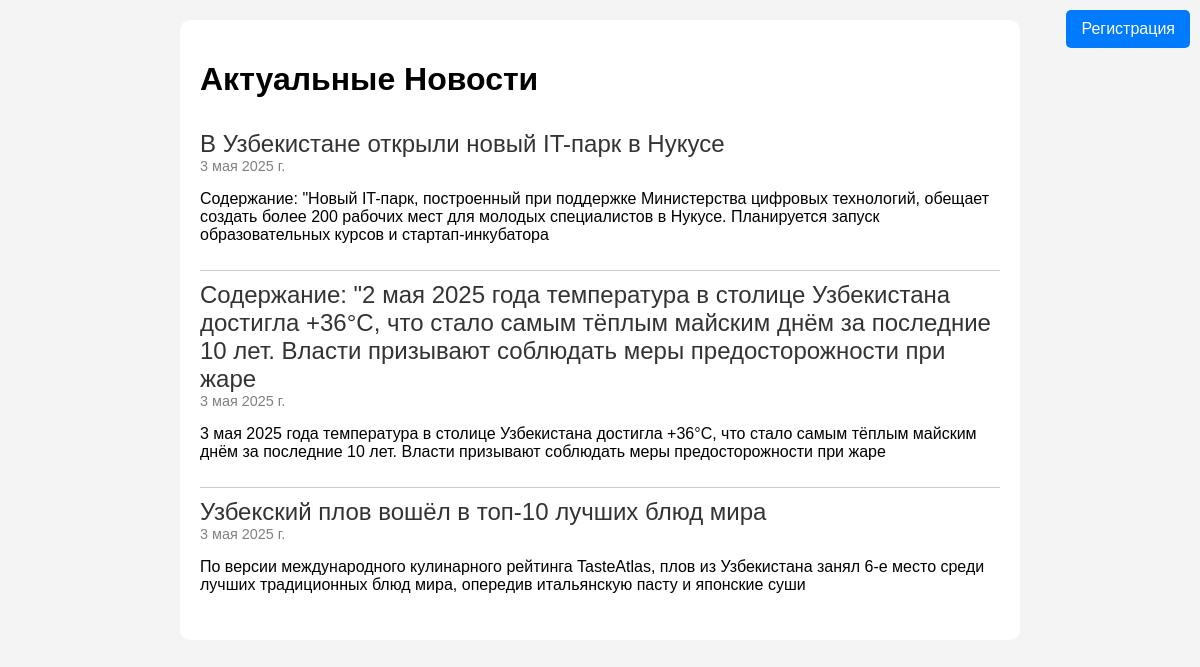
The page / on the database its author committed.
### news/models.py (models this page shows, shortened)
class Article(models.Model):
    title = models.CharField(max_length=200)
    content = models.TextField()
    date = models.DateTimeField(auto_now_add=True)

### news/views.py (the view)
# urls.py: path('', views.index, name='index'),
def index(request):
    articles = Article.objects.order_by('-date')  # Самые новые новости первыми
    return render(request, 'index.html', {'articles': articles})

### news/templates/index.html (shortened to what this page needs)
<!DOCTYPE html>
<html lang="ru">
<head>
</head>
<body>
    <div class="container">
        <h1>Актуальные Новости</h1>
        {% for article in articles %}
            <div class="news">
                <div class="title">{{ article.title }}</div>
                <div class="date">{{ article.date }}</div>
                <p>{{ article.content }}</p>
            </div>
        {% endfor %}
    </div>
<a href="/register/" class="top-right">Регистрация</a>
</body>
</html>

### news/templates/index.html (style rules this page uses)
body { font-family: Arial; background: #f4f4f4; margin: 0; padding: 20px; }
.container { max-width: 800px; margin: auto; background: white; padding: 20px; border-radius: 10px; }
.news { border-bottom: 1px solid #ccc; padding: 10px 0; }
.news:last-child { border: none; }
.title { font-size: 1.5em; color: #333; }
.date { font-size: 0.9em; color: gray; }
.top-right { position: absolute; top: 10px; right: 10px; padding: 10px 15px; background-color: #007BFF; color: white; text-decoration: none; border-radius: 5px; }

### rows shown on the page
Article: title "В Узбекистане открыли новый IT-парк в Нукусе", date "3 мая 2025 г.", content "Содержание: \"Новый IT-парк, построенный при поддержке Министерства цифровых технологий, обещает создать более 200 рабочих мест для молодых специалистов в Нукусе. Планируется запуск образовательных курсов и стартап-инкубатора"
Article: title "Содержание: \"2 мая 2025 года температура в столице Узбекистана достигла +36°C, что стало самым тёплым майским днём за последние 10 лет. Власти призывают соблюдать меры предосторожности при жаре", date "3 мая 2025 г.", content "3 мая 2025 года температура в столице Узбекистана достигла +36°C, что стало самым тёплым майским днём за последние 10 лет. Власти призывают соблюдать меры предосторожности при жаре"
Article: title "Узбекский плов вошёл в топ-10 лучших блюд мира", date "3 мая 2025 г.", content "По версии международного кулинарного рейтинга TasteAtlas, плов из Узбекистана занял 6-е место среди лучших традиционных блюд мира, опередив итальянскую пасту и японские суши"
